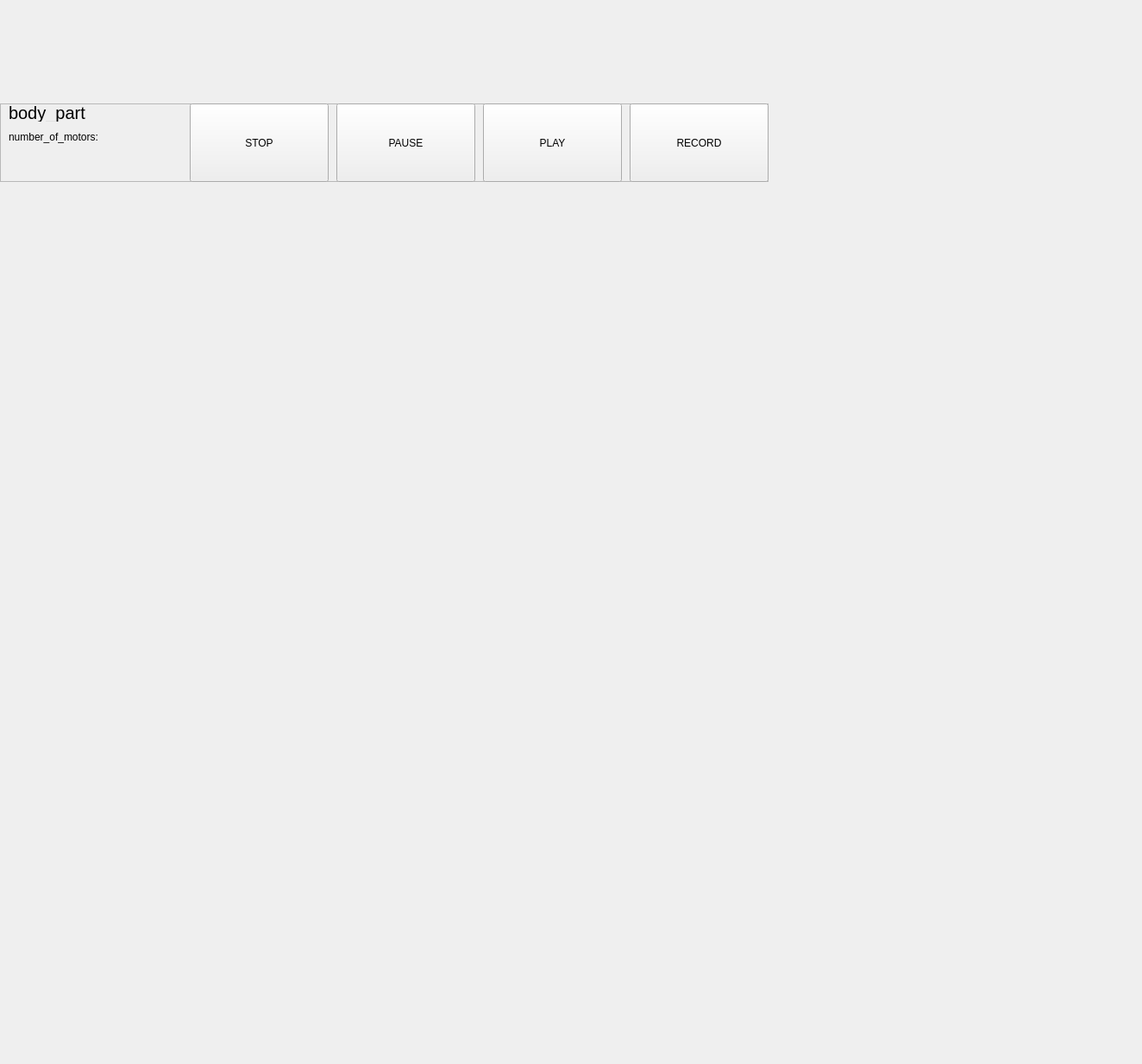
<?xml version="1.0" encoding="UTF-8"?>
<ui version="4.0">
 <class>body_part</class>
 <widget class="QWidget" name="body_part">
  <property name="geometry">
   <rect>
    <x>0</x>
    <y>0</y>
    <width>1324</width>
    <height>1234</height>
   </rect>
  </property>
  <property name="windowTitle">
   <string>Form</string>
  </property>
  <widget class="QFrame" name="frame">
   <property name="geometry">
    <rect>
     <x>0</x>
     <y>120</y>
     <width>891</width>
     <height>91</height>
    </rect>
   </property>
   <property name="frameShape">
    <enum>QFrame::StyledPanel</enum>
   </property>
   <property name="frameShadow">
    <enum>QFrame::Raised</enum>
   </property>
   <widget class="QLabel" name="body_part_name">
    <property name="geometry">
     <rect>
      <x>10</x>
      <y>0</y>
      <width>201</width>
      <height>21</height>
     </rect>
    </property>
    <property name="font">
     <font>
      <pointsize>15</pointsize>
     </font>
    </property>
    <property name="text">
     <string>body_part</string>
    </property>
   </widget>
   <widget class="QPushButton" name="play">
    <property name="geometry">
     <rect>
      <x>560</x>
      <y>0</y>
      <width>161</width>
      <height>91</height>
     </rect>
    </property>
    <property name="text">
     <string>PLAY</string>
    </property>
   </widget>
   <widget class="QPushButton" name="record">
    <property name="geometry">
     <rect>
      <x>730</x>
      <y>0</y>
      <width>161</width>
      <height>91</height>
     </rect>
    </property>
    <property name="text">
     <string>RECORD</string>
    </property>
   </widget>
   <widget class="QPushButton" name="stop">
    <property name="geometry">
     <rect>
      <x>220</x>
      <y>0</y>
      <width>161</width>
      <height>91</height>
     </rect>
    </property>
    <property name="text">
     <string>STOP</string>
    </property>
   </widget>
   <widget class="QPushButton" name="pause">
    <property name="geometry">
     <rect>
      <x>390</x>
      <y>0</y>
      <width>161</width>
      <height>91</height>
     </rect>
    </property>
    <property name="text">
     <string>PAUSE</string>
    </property>
   </widget>
   <widget class="QLabel" name="label">
    <property name="geometry">
     <rect>
      <x>10</x>
      <y>30</y>
      <width>201</width>
      <height>17</height>
     </rect>
    </property>
    <property name="text">
     <string>number_of_motors: </string>
    </property>
   </widget>
  </widget>
 </widget>
 <resources/>
 <connections/>
</ui>
